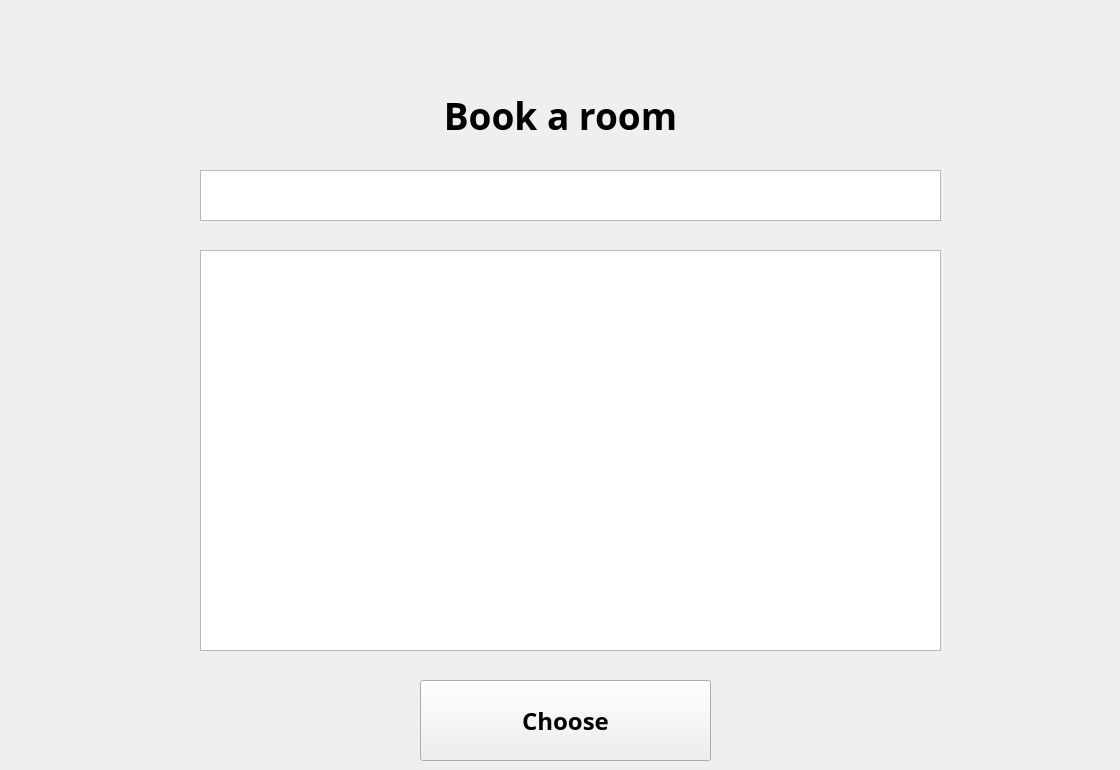
   <widget class="QWidget" name="page_3">
    <widget class="QLabel" name="label_38">
     <property name="geometry">
      <rect>
       <x>10</x>
       <y>50</y>
       <width>1101</width>
       <height>131</height>
      </rect>
     </property>
     <property name="font">
      <font>
       <family>Bahnschrift SemiBold</family>
       <pointsize>28</pointsize>
       <weight>75</weight>
       <bold>true</bold>
      </font>
     </property>
     <property name="text">
      <string>Book a room</string>
     </property>
     <property name="alignment">
      <set>Qt::AlignCenter</set>
     </property>
    </widget>
    <widget class="QTextBrowser" name="requirments">
     <property name="geometry">
      <rect>
       <x>200</x>
       <y>170</y>
       <width>741</width>
       <height>51</height>
      </rect>
     </property>
    </widget>
    <widget class="QTableWidget" name="room_info">
     <property name="geometry">
      <rect>
       <x>200</x>
       <y>250</y>
       <width>741</width>
       <height>401</height>
      </rect>
     </property>
    </widget>
    <widget class="QPushButton" name="to_confirm_order_page">
     <property name="geometry">
      <rect>
       <x>420</x>
       <y>680</y>
       <width>291</width>
       <height>81</height>
      </rect>
     </property>
     <property name="font">
      <font>
       <family>Bahnschrift SemiBold</family>
       <pointsize>18</pointsize>
       <weight>75</weight>
       <bold>true</bold>
      </font>
     </property>
     <property name="text">
      <string>Choose</string>
     </property>
    </widget>
   </widget>
